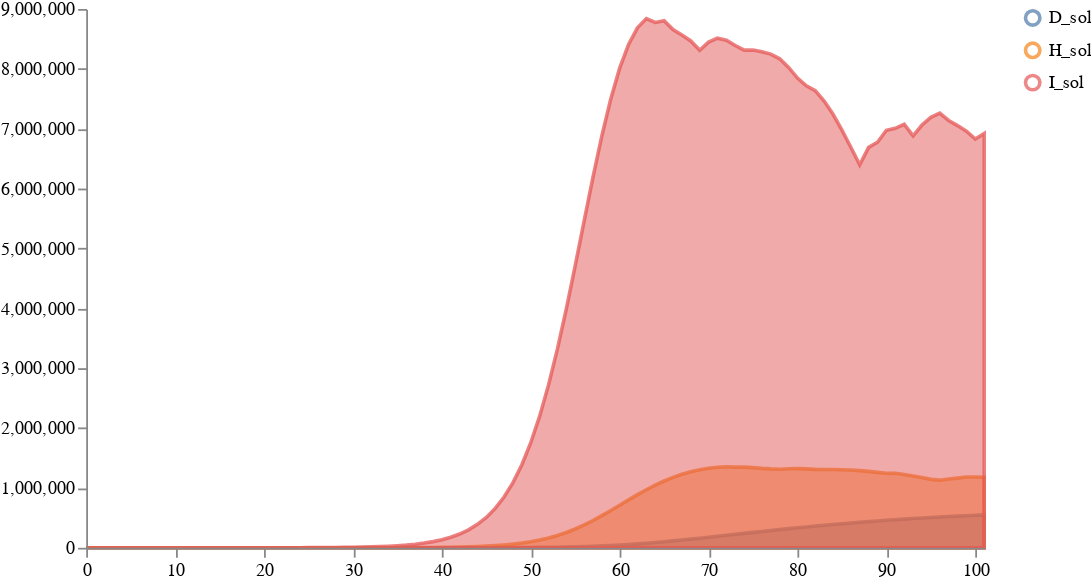

Notebook cell for this chart:
### Markdown cell above
### Load and sample an ensemble of one

### Code cell
weights = [1]
num_samples = 100
solution_mappings = [{"I": "I", "H": "H", "D": "D"}]

# Run sampling
result = load_and_sample_petri_ensemble(
    [model1_location], weights, solution_mappings, num_samples, timepoints, 
    time_unit="days",
    visual_options={"subset":".*_sol"}
)
plots.ipy_display(result["visual"])

### Figure 1 — Vega specification as saved in the notebook (floating-point values rounded to 4 significant figures; data arrays with more than 128 entries replaced by an {"elided": "..."} marker saying what was removed)
{"$schema": "https://vega.github.io/schema/vega/v5.json", "axes": [{"name": "x_axis", "orient": "bottom", "scale": "xscale", "zindex": 100}, {"name": "y_axis", "orient": "left", "scale": "yscale", "zindex": 100}], "data": [{"name": "distributions", "values": {"elided": "306 records"}}, {"name": "traces", "transform": [{"expr": "isValid(datum.value)", "type": "filter"}], "values": []}, {"name": "points", "values": []}, {"name": "markers", "values": []}, {"name": "selected", "on": [{"remove": true, "trigger": "clear"}, {"remove": true, "trigger": "!shift"}, {"insert": "clicked", "trigger": "!shift && clicked"}, {"toggle": "clicked", "trigger": "shift && clicked"}]}], "height": 300, "legends": [{"encode": {"labels": {"interactive": true, "name": "legendLabel", "update": {"opacity": [{"test": "!length(data('selected')) || indata('selected', 'value', datum.value)", "value": 1}, {"value": 0.25}]}}, "symbols": {"interactive": true, "name": "legendSymbol", "update": {"fill": {"value": "transparent"}, "opacity": [{"test": "!length(data('selected')) || indata('selected', 'value', datum.value)", "value": 0.7}, {"value": 0.15}], "size": {"value": 64}, "strokeWidth": {"value": 2}}}}, "name": "color_legend", "stroke": "color"}], "marks": [{"from": {"facet": {"data": "points", "groupby": "trajectory", "name": "points_split"}}, "marks": [{"encode": {"hover": {"fillOpacity": {"value": 0.9}}, "update": {"fill": {"field": "trajectory", "scale": "color"}, "fillOpacity": [{"test": "!length(data('selected')) || indata('selected', 'value', datum.trajectory)", "value": 0.5}, {"value": 0.15}], "size": {"value": 10}, "stroke": {"field": "trajectory", "scale": "color"}, "strokeOpacity": [{"test": "!length(data('selected')) || indata('selected', 'value', datum.trajectory)", "value": 0.75}, {"value": 0.15}], "strokeWidth": {"value": 2}, "tooltip": {"field": "value"}, "x": {"field": "timepoint", "scale": "xscale"}, "y": {"field": "value", "scale": "yscale"}}}, "from": {"data": "points"}, "name": "_points_symbol", "type": "symbol", "zindex": 3}, {"encode": {"hover": {"fillOpacity": {"value": 0.9}}, "update": {"interpolate": {"value": "linear"}, "stroke": {"field": "trajectory", "scale": "color"}, "strokeOpacity": [{"test": "!length(data('selected')) || indata('selected', 'value', datum.trajectory)", "value": 0.3}, {"value": 0.1}], "strokeWidth": {"value": 2}, "x": {"field": "timepoint", "scale": "xscale"}, "y": {"field": "value", "scale": "yscale"}}}, "from": {"data": "points"}, "name": "_points_line", "type": "line", "zindex": 3}], "name": "_points", "type": "group", "zindex": 3}, {"from": {"facet": {"data": "traces", "groupby": "trajectory", "name": "traces_split"}}, "marks": [{"encode": {"hover": {"fillOpacity": {"value": 0.9}}, "update": {"interpolate": {"value": "linear"}, "stroke": {"field": "trajectory", "scale": "color"}, "strokeOpacity": [{"test": "!length(data('selected')) || indata('selected', 'value', datum.trajectory)", "value": 0.75}, {"value": 0.15}], "strokeWidth": {"value": 2}, "x": {"field": "timepoint", "scale": "xscale"}, "y": {"field": "value", "scale": "yscale"}}}, "from": {"data": "traces_split"}, "name": "_traces_lines", "type": "line"}], "name": "_traces", "type": "group", "zindex": 2}, {"from": {"facet": {"data": "distributions", "groupby": "trajectory", "name": "trajectory_split"}}, "marks": [{"encode": {"hover": {"fillOpacity": {"value": 0.9}}, "update": {"fill": {"field": "trajectory", "scale": "color"}, "fillOpacity": [{"test": "!length(data('selected')) || indata('selected', 'value', datum.trajectory)", "value": 0.5}, {"value": 0.15}], "interpolate": {"value": "linear"}, "stroke": {"field": "trajectory", "scale": "color"}, "strokeOpacity": [{"test": "!length(data('selected')) || indata('selected', 'value', datum.trajectory)", "value": 0.75}, {"value": 0.15}], "strokeWidth": {"value": 2}, "x": {"field": "timepoint", "scale": "xscale"}, "y": {"field": "upper", "scale": "yscale"}, "y2": {"field": "lower", "scale": "yscale"}}}, "from": {"data": "trajectory_split"}, "type": "area"}], "name": "_distributions", "type": "group", "zindex": 1}, {"marks": [{"encode": {"enter": {"stroke": {"value": "lightgray"}}, "update": {"opacity": {"value": 1}, "x": {"field": "timepoint", "scale": "xscale"}, "y": {"signal": "height"}, "y2": {"value": 0}}}, "from": {"data": "markers"}, "name": "_marker text", "type": "rule"}, {"encode": {"enter": {"fontSize": {"value": 8}, "text": {"field": "datum.label"}, "y": {"value": 0}}}, "from": {"data": "_marker text"}, "name": "_marker flags", "transform": [{"as": ["x", "_y", "opacity", "align", "baseline"], "lineAnchor": "start", "offset": [1], "size": {"signal": "[width, height]"}, "type": "label"}], "type": "text"}], "name": "_markers", "type": "group"}], "scales": [{"domain": {"fields": [{"data": "distributions", "field": "timepoint"}, {"data": "traces", "field": "timepoint"}, {"data": "points", "field": "timepoint"}, {"data": "markers", "field": "timepoint"}]}, "name": "xscale", "range": "width", "type": "linear", "zero": false}, {"domain": {"fields": [{"data": "distributions", "field": "lower"}, {"data": "distributions", "field": "upper"}, {"data": "traces", "field": "value"}, {"data": "points", "field": "value"}]}, "name": "yscale", "nice": true, "range": "height", "type": "linear", "zero": true}, {"domain": {"fields": [{"data": "distributions", "field": "trajectory"}, {"data": "traces", "field": "trajectory"}, {"data": "points", "field": "trajectory"}]}, "name": "color", "range": "category", "type": "ordinal"}], "signals": [{"name": "clear", "on": [{"events": "mouseup[!event.item]", "force": true, "update": "true"}], "value": true}, {"name": "shift", "on": [{"events": "@legendSymbol:click, @legendLabel:click", "force": true, "update": "event.shiftKey"}], "value": false}, {"name": "clicked", "on": [{"events": "@legendSymbol:click, @legendLabel:click", "force": true, "update": "{value: datum.value}"}], "value": null}], "width": 500}
